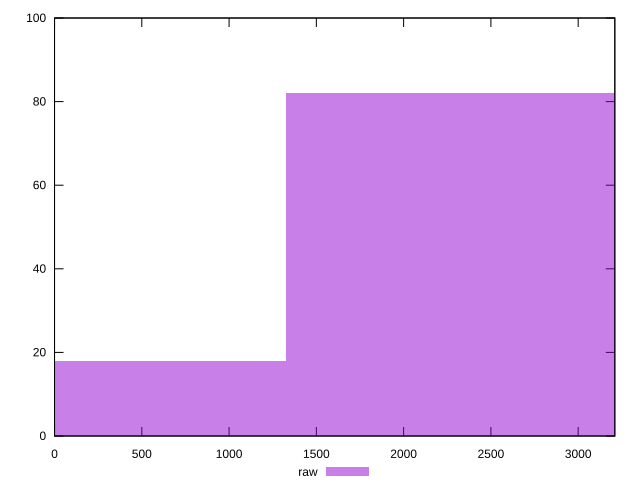

This figure's gnuplot source:
reset

$raw <<EOF
2655.9355739613106 82
0 18
EOF

set key outside below
set boxwidth 2655.9355739613106
set xrange [0:3210]
set yrange [0:100]
set trange [0:100]
set style fill transparent solid 0.5 noborder
set terminal svg size 640, 490 enhanced background rgb 'white'
set output "reports/report_00028_2021-02-24T12-49-42.674Z/unused-javascript/samples/agenda/raw/histogram.svg"

plot $raw title "raw" with boxes

reset
